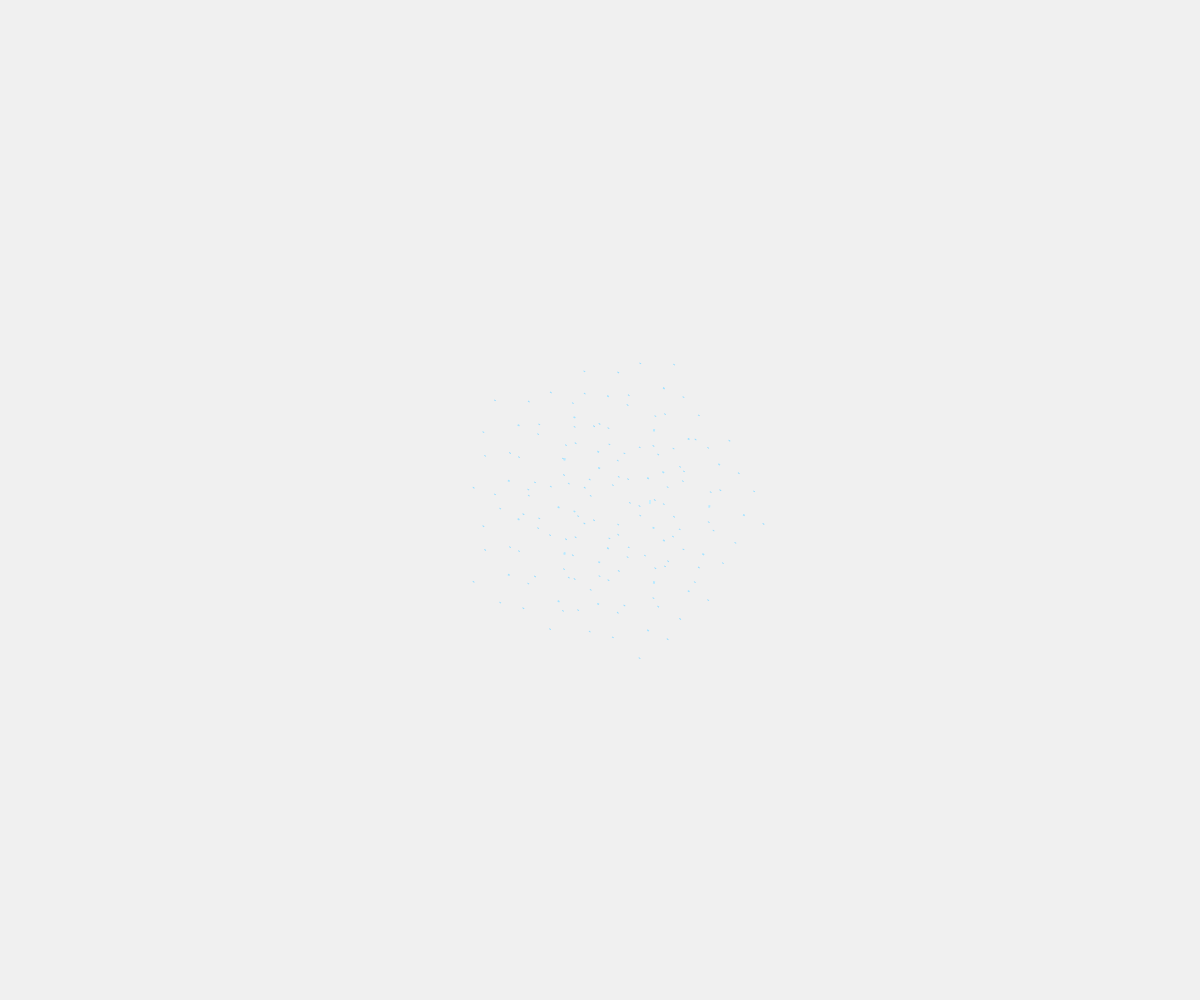
Frame 1 (no input)
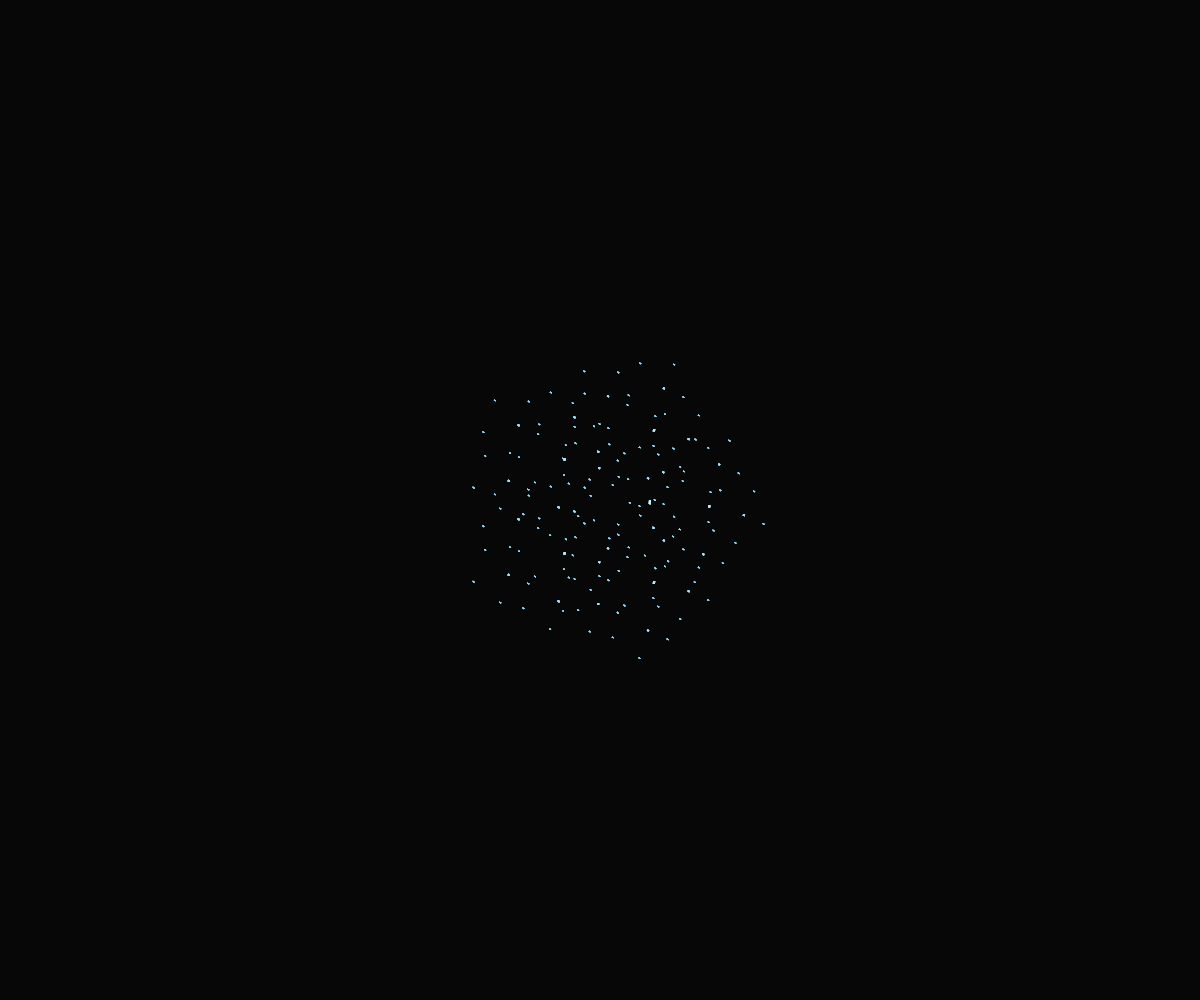
Frame 60 (no input)
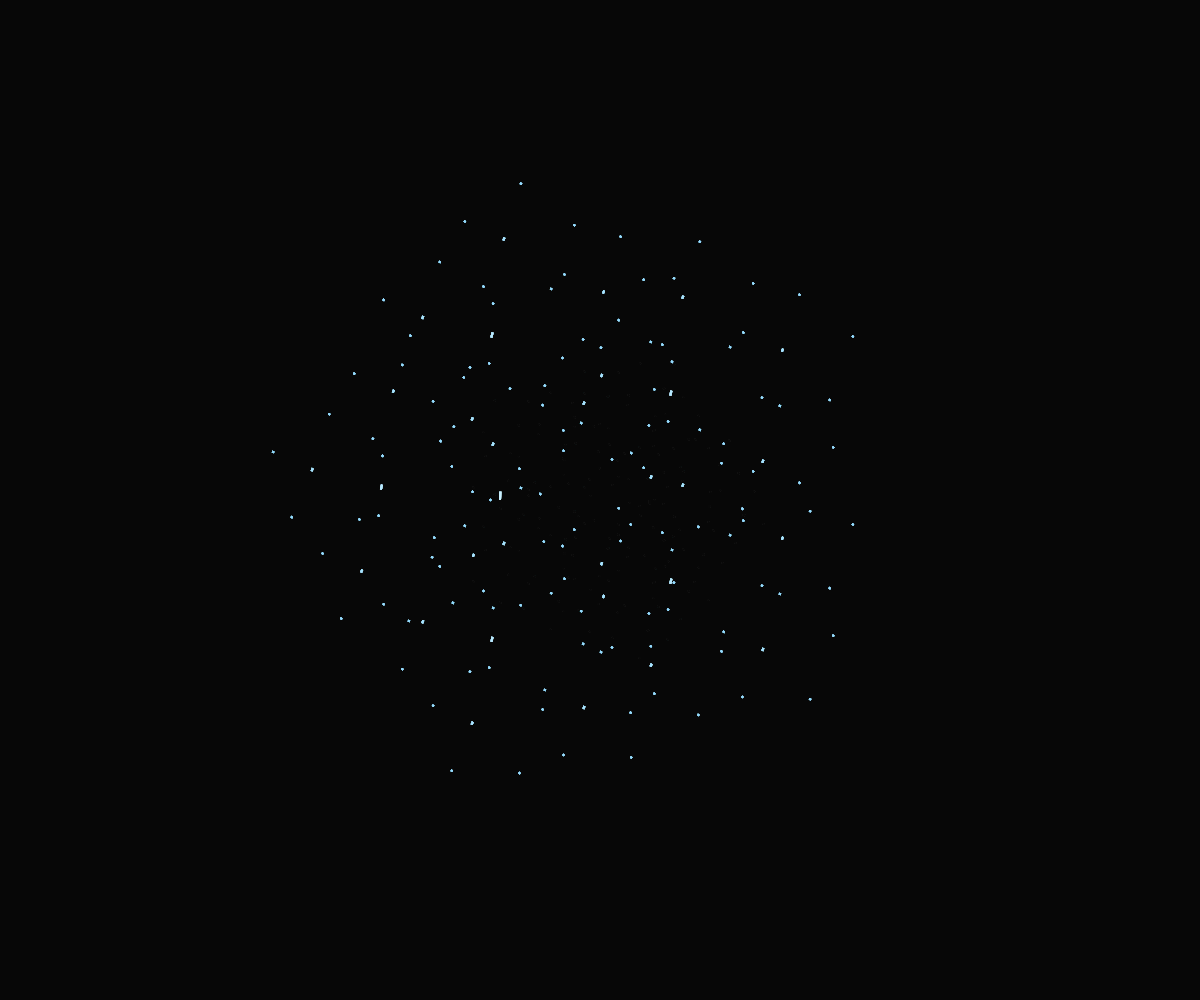
Frame 120 (the mouse pressed at the canvas centre since frame 60)

The p5.js sketch that drew these frames (run headless with seeded random() and noise() and a simulated clock; from frame 60 on, the mouse is pressed at the canvas centre):

// p5.js sketch
// ── sketch.js
let maxLevel = 3;  // Nivel máximo de recursión
let baseRadius = 100;  // Radio base para la figura más grande
let numShapes = 5;  // Número de sub-figuras por nivel

function setup() {
  createCanvas(windowWidth, windowHeight);
  noFill();
}

function draw() {
  angleMode(DEGREES);
  
  background(0, 15);   // Fondo semitransparente para crear el efecto de desvanecimiento

  translate(width / 2, height / 2);  // Centrar el origen en el canvas

  // Usar la posición del cursor para cambiar el comportamiento del fractal
  let t = map(mouseX, 0, width, 0, 360);  // Relacionar el movimiento del mouse con el ángulo
  let scaleFactor = map(mouseY, 0, height, 0.5, 1.5);  // Controlar el tamaño con el mouseY

  fractalShape(baseRadius * scaleFactor, maxLevel, t, 0);  // Iniciar fractal con interacción
}

// Función recursiva para dibujar los fractales de forma geométrica (cuadrados)
function fractalShape(radius, level, t, rotation) {
  // Color celeste claro, más claro a niveles más bajos
  let r = map(level, 0, maxLevel, 150, 200);  
  let g = map(level, 0, maxLevel, 220, 240);  
  let b = map(level, 0, maxLevel, 255, 255);  

  stroke(r, g, b);  // Celeste claro para el borde
  strokeWeight(2);

  // Dibujar la forma principal (cuadrado)
  push();
  rotate(t + rotation);
  polygon(0, 0, radius, 4);  // Dibujar un cuadrado
  pop();

  if (level > 0) {
    let angle = 360 / numShapes;  // Dividir el espacio en sub-formas
    let newRadius = radius * 0.6;  // Reducir el tamaño de las sub-formas

    for (let i = 0; i < numShapes; i++) {
      let x = cos(angle * i + t + rotation) * (radius + newRadius);
      let y = sin(angle * i + t + rotation) * (radius + newRadius);
      push();
      translate(x, y);  // Moverse a la posición de la sub-forma
      fractalShape(newRadius, level - 1, t, rotation + 10);  // Rotación acumulativa
      pop();
    }
  }
}

// Función para dibujar polígonos con un número variable de lados
function polygon(x, y, radius, npoints) {
  let angle = TWO_PI / npoints;
  beginShape();
  for (let a = 0; a < TWO_PI; a += angle) {
    let sx = x + cos(a) * radius;
    let sy = y + sin(a) * radius;
    vertex(sx, sy);
  }
  endShape(CLOSE);
}
